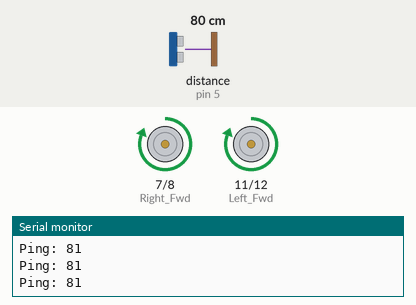
Simulated run of this sketch. Board: Arduino Uno, built with avr-gcc and run on an emulated ATmega328P. Shown: motor-driver pin pairs drawn as motors (green arrow = first pin HIGH = forward, orange = second pin HIGH = backward, longer = more drive, scaled by the enable pin), the last lines printed to the serial monitor. Inputs (shaded band) come from the test bench; at power-on: distance to the obstacle (sensor on pin 5) 80 cm. The echo pulse lasts 58.3 µs per cm.

Above: at 1.2 s.
1.3 s: distance to the obstacle (sensor on pin 5) set to 14 cm
2.8 s: distance to the obstacle (sensor on pin 5) set to 11 cm
At 4.1 s:
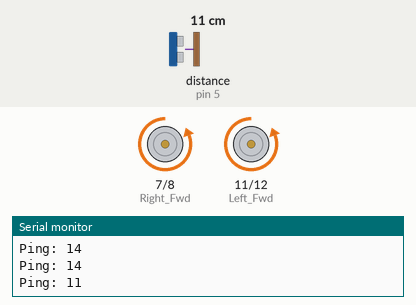
At 5.0 s:
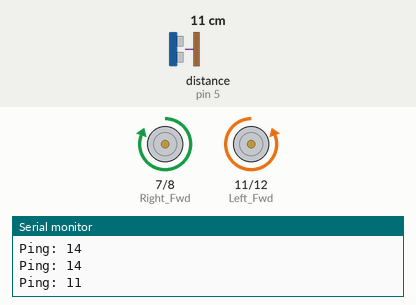
5.8 s: distance to the obstacle (sensor on pin 5) set to 18 cm
8.8 s: distance to the obstacle (sensor on pin 5) set to 2 cm
At 11.5 s:
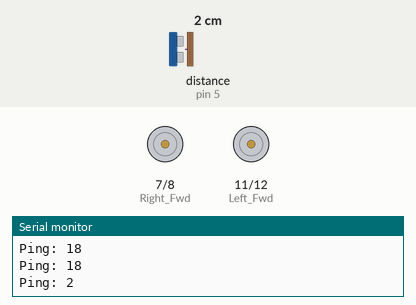
Timing chart, 0 to 12.8 s (numbered marks = the images above; inputs shaded):
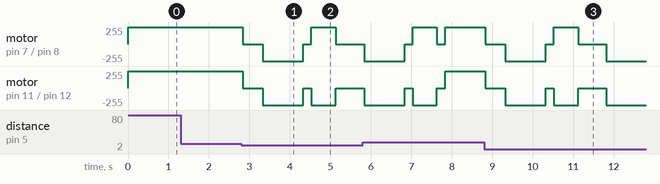

Measured:
- the behaviour switches between 13 and 12 cm on distance to the obstacle (sensor on pin 5) (found by bisection; images 0 and 1)

The sketch:

Story_8.ino
```cpp
// ---------------------------------------------------------------------------
// Example NewPing library sketch that does a ping about 20 times per second.
// ---------------------------------------------------------------------------
const int Left_Rev = 12;
const int Left_Fwd = 11;
const int Left_Enable = 10;
const int Right_Enable = 9;
const int Right_Rev = 8;
const int Right_Fwd = 7;

void forward()
{
  digitalWrite(Left_Enable, HIGH);
  digitalWrite(Right_Enable, HIGH);
  digitalWrite(Left_Fwd, HIGH);
  digitalWrite(Right_Fwd, HIGH);
  digitalWrite(Left_Rev, LOW);
  digitalWrite(Right_Rev, LOW);
  }
void stop()
{
  digitalWrite(Left_Enable, LOW);
  digitalWrite(Right_Enable, LOW);
  digitalWrite(Left_Fwd, LOW);
  digitalWrite(Right_Fwd, LOW);
  digitalWrite(Left_Rev, LOW);
  digitalWrite(Right_Rev, LOW);
}
void reverse()
{
  digitalWrite(Left_Enable, HIGH);
  digitalWrite(Right_Enable, HIGH);
  digitalWrite(Left_Fwd, LOW);
  digitalWrite(Right_Fwd, LOW);
  digitalWrite(Left_Rev, HIGH);
  digitalWrite(Right_Rev, HIGH);


}
void left()
{
  digitalWrite(Left_Enable, HIGH);
  digitalWrite(Right_Enable, HIGH);
  digitalWrite(Left_Fwd, LOW);
  digitalWrite(Right_Fwd, HIGH);
  digitalWrite(Left_Rev, HIGH);
  digitalWrite(Right_Rev, LOW);
}
#include <NewPing.h>

#define TRIGGER_PIN  4  // Arduino pin tied to trigger pin on the ultrasonic sensor.
#define ECHO_PIN     5  // Arduino pin tied to echo pin on the ultrasonic sensor.
#define MAX_DISTANCE 200 // Maximum distance we want to ping for (in centimeters). Maximum sensor distance is rated at 400-500cm.

NewPing sonar(TRIGGER_PIN, ECHO_PIN, MAX_DISTANCE); // NewPing setup of pins and maximum distance.

void setup()
{
  pinMode(Left_Rev, OUTPUT);
  pinMode(Left_Fwd, OUTPUT);
  pinMode(Left_Enable, OUTPUT);
  pinMode(Right_Enable, OUTPUT);
  pinMode(Right_Rev, OUTPUT);
  pinMode(Right_Fwd, OUTPUT);
  Serial.begin(115200); // Open serial monitor at 115200 baud to see ping results.
}
void loop()
{
  int distance = sonar.ping_cm();
  while (distance > 12 or distance == 0)
  {
    forward();
    delay(50);                     // Wait 50ms between pings (about 20 pings/sec). 29ms should be the shortest delay between pings.
    distance = sonar.ping_cm();

    Serial.print("Ping: ");
    Serial.println(distance); // Send ping, get distance in cm and print result (0 = outside set distance range)
  }
  stop();
  delay(500);

  reverse();
  delay(1000);

  stop();
  delay(200);

  left();
  delay(600);

  stop();
  delay(200);
}
```
